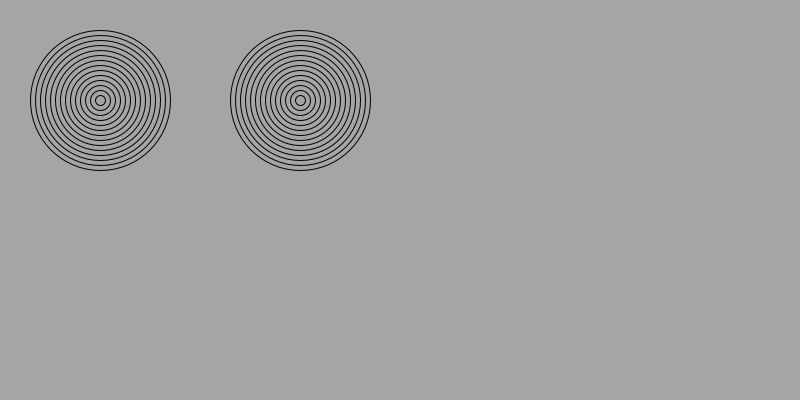
Frame 1 (no input)
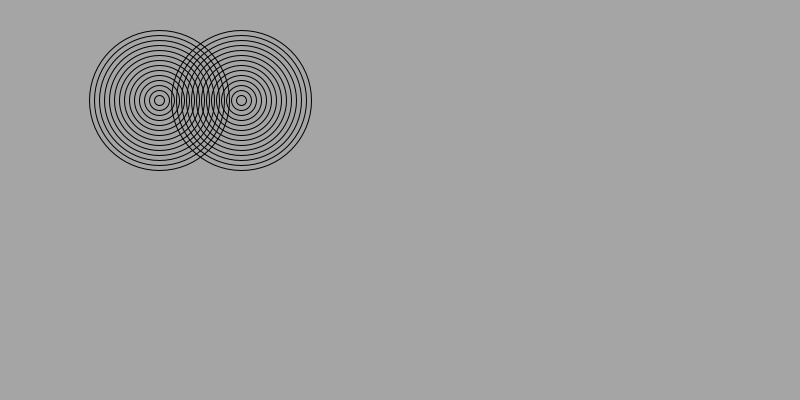
Frame 60 (the mouse pressed at the canvas centre just before this capture)
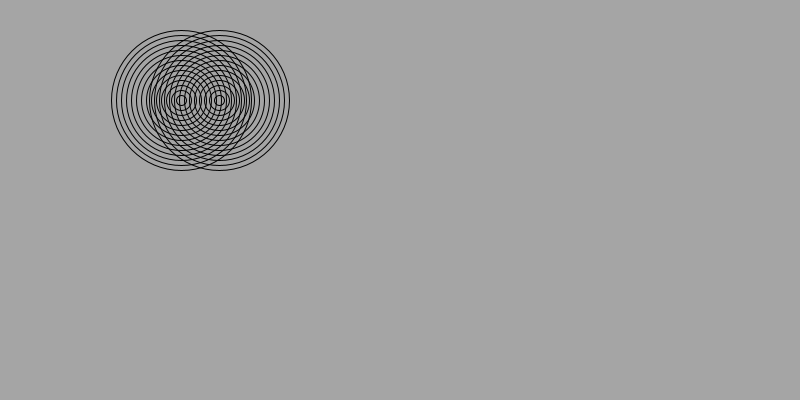
Frame 120 (the mouse held since frame 60 and released just before this capture)

The Processing sketch that drew these frames (run headless with seeded random() and noise(); from frame 60 on, the mouse is pressed at the canvas centre):

// Processing sketch: amazingrings
// ── amazingrings.pde
int x1 = 100;
int x2 = 300;
void setup(){
size (800,400);
}
void draw(){
  background(#A5A5A5);
  noFill();
  for(int i =0; i<15; i++){
    ellipse(x1,100,(10 * i),(10 * i)); 
 noFill();
    ellipse(x2,100,(10 * i),(10 * i)); 
  }
x1++;
x2--;
  
}





  
  
